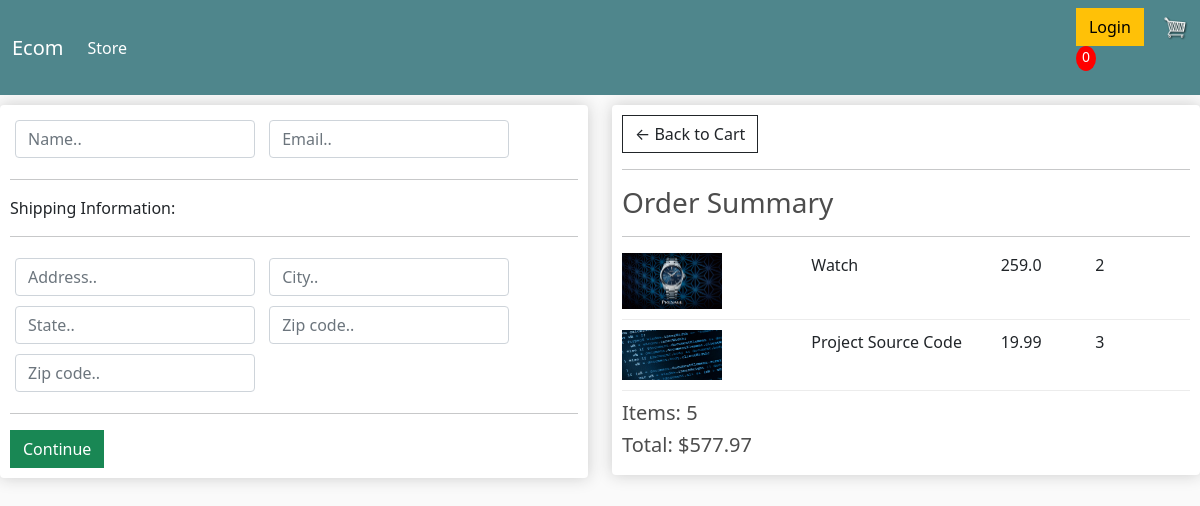
Screenshot of /checkout/ (signed in) with the database file from the repository.
### store/models.py (models this page shows, shortened)
class OrderItem(models.Model):
    product = models.ForeignKey(Product, on_delete=models.SET_NULL, null=True)
    order = models.ForeignKey(Order, on_delete=models.SET_NULL, null=True)
    quantity = models.IntegerField(default=0, null=True, blank=True)
    date_added = models.DateTimeField(auto_now_add=True)
    @property
    def get_total(self):
        total = self.product.price * self.quantity
        return total

class Product(models.Model):
    name = models.CharField(max_length=200, null=True)
    price = models.FloatField()
    digital = models.BooleanField(default=False, null=True, blank=False)
    image = models.ImageField(null=True, blank=True)
    @property
    def imageUrl(self):
        try:
            url = self.image.url
        except:
            url = ''
        return url

class Order(models.Model):
    customer = models.ForeignKey(Customer, on_delete=models.SET_NULL, null=True, blank=True)
    date_orderd = models.DateTimeField(auto_now_add=True)
    complete = models.BooleanField(default=False)
    transaction_id = models.CharField(max_length=100, null=True)
    @property
    def get_cart_total(self):
        orderitems = self.orderitem_set.all()
        total = sum([item.get_total for item in orderitems])
        return total
    @property
    def get_cart_items(self):
        orderitems = self.orderitem_set.all()
        total = sum([item.quantity for item in orderitems])
        return total

### store/views.py (the view)
# urls.py: path('checkout/', views.checkout, name='checkout'),
def checkout(request):
    if request.user.is_authenticated:
        customer = request.user.customer
        order, created = Order.objects.get_or_create(customer=customer, complete=False)
        items = order.orderitem_set.all()
    else:
        items = []
        order = {'get_cart_total': 0, 'get_cart_items': 0}
    context = {'items': items, 'order': order}
    return render(request, 'store/checkout.html', context)

### store/templates/store/checkout.html (shortened to what this page needs)
{% extends 'store/main.html' %}
{% load static %}
{% block content %}
    <div class="row">
        <div class="col-lg-6">
            <div class="box-element" id="form-wrapper">
                <form id="form">
                    <div id="user-info">
                        <div class="form-field">
                            <input required class="form-control" type="text" name="name" placeholder="Name..">
                        </div>
                        <div class="form-field">
                            <input required class="form-control" type="email" name="email" placeholder="Email..">
                        </div>
                    </div>
                    <div id="shipping-info">
                        <hr>
                        <p>Shipping Information:</p>
                        <hr>
                        <div class="form-field">
                            <input class="form-control" type="text" name="address" placeholder="Address..">
                        </div>
                        <div class="form-field">
                            <input class="form-control" type="text" name="city" placeholder="City..">
                        </div>
                        <div class="form-field">
                            <input class="form-control" type="text" name="state" placeholder="State..">
                        </div>
                        <div class="form-field">
                            <input class="form-control" type="text" name="zipcode" placeholder="Zip code..">
                        </div>
                        <div class="form-field">
                            <input class="form-control" type="text" name="country" placeholder="Zip code..">
                        </div>
                    </div>
                    <hr>
                    <input id="form-button" class="btn btn-success btn-block" type="submit" value="Continue">
                </form>
            </div>
            <br>
        </div>
        <div class="col-lg-6">
            <div class="box-element">
                <a class="btn btn-outline-dark" href="{% url 'cart' %}">&#x2190; Back to Cart</a>
                <hr>
                <h3>Order Summary</h3>
                <hr>
                {% for item in items %}
                <div class="cart-row">
                    <div style="flex:2"><img class="row-image" src="{{ item.product.imageUrl }}"></div>
                    <div style="flex:2"><p>{{ item.product.name }}</p></div>
                    <div style="flex:1"><p>{{ item.product.price }}</p></div>
                    <div style="flex:1"><p>{{ item.quantity }}</p></div>
                </div>
                {% endfor %}
                <h5>Items: {{ order.get_cart_items }}</h5>
                <h5>Total: ${{ order.get_cart_total | floatformat:2 }}</h5>
            </div>
        </div>
    </div>
{% endblock content %}

### static/css/main.css (style rules this page uses)
body { background-color: hsl(0, 0%, 98%); }
h1,h2,h3,h4,h5,h6 { color:hsl(0, 0%, 30%); }
.box-element { box-shadow:hsl(0, 0%, 80%) 0 0 16px; background-color: #fff; border-radius: 4px; padding: 10px; }
.col-lg-4, .col-lg-6, .col-lg-8, .col-lg-12 { margin-top: 10px; }
.btn { border-radius: 0; }
.row-image { width: 100px; }
.form-field { width:250px; display: inline-block; padding: 5px; }
.cart-row { display: flex; align-items: flex-stretch; padding-bottom: 10px; margin-bottom: 10px; border-bottom: 1px solid #ececec; }

### rows the page displays
OrderItem: product.imageUrl (picture), product.name "Watch", product.price "259.0", quantity "2"
OrderItem: product.imageUrl (picture), product.name "Project Source Code", product.price "19.99", quantity "3"
Order: get_cart_items "5", get_cart_total "577.97"
